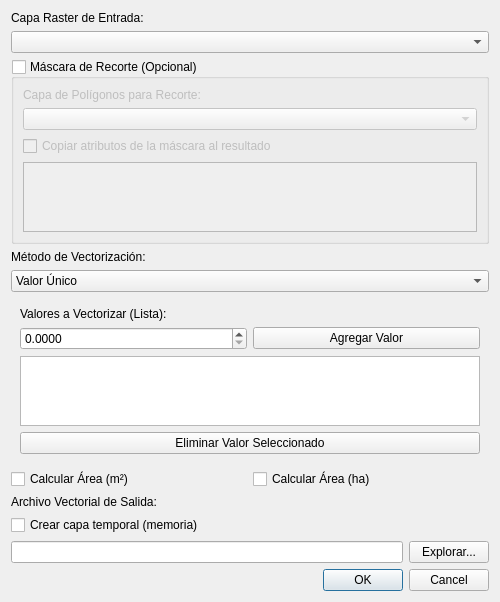
<?xml version="1.0" encoding="UTF-8"?>
<ui version="4.0">
 <class>RasterValueVectorizerDialogBase</class>
 <widget class="QDialog" name="RasterValueVectorizerDialogBase">
  <property name="geometry">
   <rect>
    <x>0</x>
    <y>0</y>
    <width>500</width>
    <height>550</height>
   </rect>
  </property>
  <property name="windowTitle">
   <string>Raster Value Vectorizer</string>
  </property>
  <layout class="QVBoxLayout" name="verticalLayout">
   <item>
    <widget class="QLabel" name="label_input">
     <property name="text">
      <string>Capa Raster de Entrada:</string>
     </property>
    </widget>
   </item>
   <item>
    <widget class="QComboBox" name="mMapLayerComboBox"/>
   </item>
   <item>
    <widget class="QGroupBox" name="mGroupBoxMask">
     <property name="title">
      <string>Máscara de Recorte (Opcional)</string>
     </property>
     <property name="checkable">
      <bool>true</bool>
     </property>
     <property name="checked">
      <bool>false</bool>
     </property>
     <layout class="QVBoxLayout" name="verticalLayout_mask">
      <item>
       <widget class="QLabel" name="label_mask">
        <property name="text">
         <string>Capa de Polígonos para Recorte:</string>
        </property>
       </widget>
      </item>
      <item>
       <widget class="QComboBox" name="mMapLayerComboBoxMask"/>
      </item>
      <item>
       <widget class="QCheckBox" name="mCheckBoxCopyAttributes">
        <property name="text">
         <string>Copiar atributos de la máscara al resultado</string>
        </property>
       </widget>
      </item>
      <item>
       <widget class="QListWidget" name="mListWidgetAttributes">
        <property name="selectionMode">
         <enum>QAbstractItemView::MultiSelection</enum>
        </property>
        <property name="enabled">
         <bool>false</bool>
        </property>
       </widget>
      </item>
     </layout>
    </widget>
   </item>
   <item>
    <widget class="QLabel" name="label_method">
     <property name="text">
      <string>Método de Vectorización:</string>
     </property>
    </widget>
   </item>
   <item>
    <widget class="QComboBox" name="mComboBoxMethod">
     <item>
      <property name="text">
       <string>Valor Único</string>
      </property>
     </item>
     <item>
      <property name="text">
       <string>Rangos (Categorías)</string>
      </property>
     </item>
    </widget>
   </item>
   <item>
    <widget class="QStackedWidget" name="mStackedWidget">
     <property name="currentIndex">
      <number>0</number>
     </property>
     <widget class="QWidget" name="page_unique">
      <layout class="QVBoxLayout" name="verticalLayout_unique">
       <item>
        <widget class="QLabel" name="label_value">
         <property name="text">
          <string>Valores a Vectorizar (Lista):</string>
         </property>
        </widget>
       </item>
       <item>
        <layout class="QHBoxLayout" name="horizontalLayout_add_unique">
         <item>
          <widget class="QDoubleSpinBox" name="mSpinBoxUniqueToAdd">
           <property name="decimals">
            <number>4</number>
           </property>
           <property name="maximum">
            <double>999999999.99</double>
           </property>
          </widget>
         </item>
         <item>
          <widget class="QPushButton" name="mButtonAddUnique">
           <property name="text">
            <string>Agregar Valor</string>
           </property>
          </widget>
         </item>
        </layout>
       </item>
       <item>
        <widget class="QListWidget" name="mListWidgetUnique"/>
       </item>
       <item>
        <widget class="QPushButton" name="mButtonRemoveUnique">
         <property name="text">
          <string>Eliminar Valor Seleccionado</string>
         </property>
        </widget>
       </item>
      </layout>
     </widget>
     <widget class="QWidget" name="page_ranges">
      <layout class="QVBoxLayout" name="verticalLayout_ranges">
       <item>
        <widget class="QLabel" name="label_ranges">
         <property name="text">
          <string>Definir Rangos (Min, Max, ID Clase):</string>
         </property>
        </widget>
       </item>
       <item>
        <widget class="QTableWidget" name="mTableWidgetRanges">
         <column>
          <property name="text">
           <string>Min</string>
          </property>
         </column>
         <column>
          <property name="text">
           <string>Max</string>
          </property>
         </column>
         <column>
          <property name="text">
           <string>ID Clase</string>
          </property>
         </column>
        </widget>
       </item>
       <item>
        <layout class="QHBoxLayout" name="horizontalLayout_buttons">
         <item>
          <widget class="QPushButton" name="mButtonAddRow">
           <property name="text">
            <string>Agregar Fila</string>
           </property>
          </widget>
         </item>
         <item>
          <widget class="QPushButton" name="mButtonRemoveRow">
           <property name="text">
            <string>Eliminar Fila</string>
           </property>
          </widget>
         </item>
        </layout>
       </item>
       <item>
        <layout class="QHBoxLayout" name="horizontalLayout_params">
         <item>
          <widget class="QPushButton" name="mButtonSaveParams">
           <property name="text">
            <string>Guardar Parámetros</string>
           </property>
          </widget>
         </item>
         <item>
          <widget class="QPushButton" name="mButtonLoadParams">
           <property name="text">
            <string>Cargar Parámetros</string>
           </property>
          </widget>
         </item>
        </layout>
       </item>
      </layout>
     </widget>
    </widget>
   </item>
   <item>
    <layout class="QHBoxLayout" name="horizontalLayout_areas">
     <item>
      <widget class="QCheckBox" name="mCheckBoxAreaM2">
       <property name="text">
        <string>Calcular Área (m²)</string>
       </property>
      </widget>
     </item>
     <item>
      <widget class="QCheckBox" name="mCheckBoxAreaHa">
       <property name="text">
        <string>Calcular Área (ha)</string>
       </property>
      </widget>
     </item>
    </layout>
   </item>
   <item>
    <widget class="QLabel" name="label_output">
     <property name="text">
      <string>Archivo Vectorial de Salida:</string>
     </property>
    </widget>
   </item>
   <item>
    <widget class="QCheckBox" name="mCheckBoxTemp">
     <property name="text">
      <string>Crear capa temporal (memoria)</string>
     </property>
    </widget>
   </item>
   <item>
    <layout class="QHBoxLayout" name="horizontalLayout_output">
     <item>
      <widget class="QLineEdit" name="mLineEditOutput"/>
     </item>
     <item>
      <widget class="QPushButton" name="mButtonBrowse">
       <property name="text">
        <string>Explorar...</string>
       </property>
      </widget>
     </item>
    </layout>
   </item>
   <item>
    <widget class="QDialogButtonBox" name="button_box">
     <property name="orientation">
      <enum>Qt::Horizontal</enum>
     </property>
     <property name="standardButtons">
      <set>QDialogButtonBox::Cancel|QDialogButtonBox::Ok</set>
     </property>
    </widget>
   </item>
  </layout>
 </widget>
 <resources/>
 <connections>
  <connection>
   <sender>button_box</sender>
   <signal>accepted()</signal>
   <receiver>RasterValueVectorizerDialogBase</receiver>
   <slot>accept()</slot>
   <hints>
    <hint type="source_label">
     <x>248</x>
     <y>254</y>
    </hint>
    <hint type="destination_label">
     <x>157</x>
     <y>274</y>
    </hint>
   </hints>
  </connection>
  <connection>
   <sender>button_box</sender>
   <signal>rejected()</signal>
   <receiver>RasterValueVectorizerDialogBase</receiver>
   <slot>reject()</slot>
   <hints>
    <hint type="source_label">
     <x>316</x>
     <y>260</y>
    </hint>
    <hint type="destination_label">
     <x>286</x>
     <y>274</y>
    </hint>
   </hints>
  </connection>
 </connections>
</ui>
